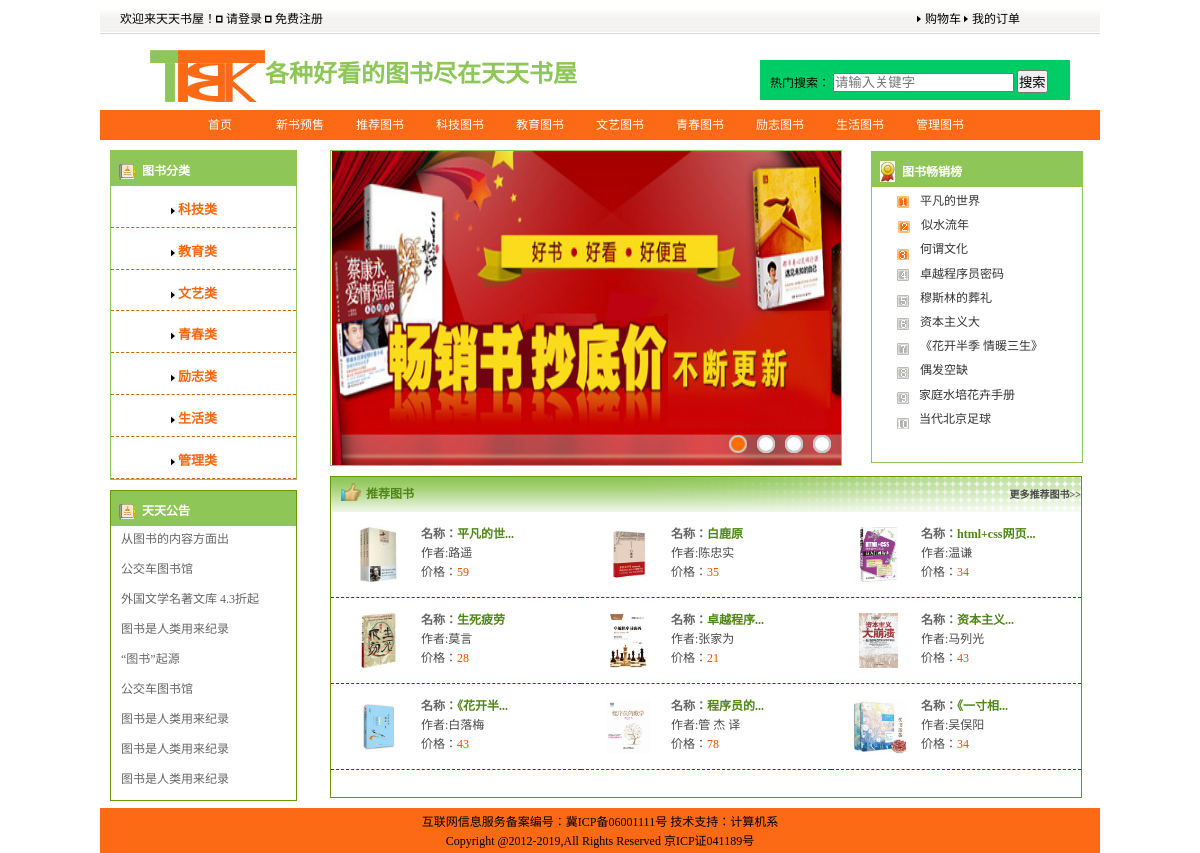
The page / on the database its author committed.
### tables this page shows
CREATE TABLE `tb_type` (
  `typeid` int(11) NOT NULL,
  `typename` varchar(30) DEFAULT NULL,
  `typedes` text
);

CREATE TABLE `tb_gonggao` (
  `id` int(4) NOT NULL COMMENT '公告id',
  `title` varchar(200) NOT NULL COMMENT '公告标题',
  `content` text NOT NULL COMMENT '公告内容',
  `ggdate` varchar(20) NOT NULL COMMENT '公告时间'
);

CREATE TABLE `tb_book` (
  `bookid` int(11) NOT NULL,
  `typeid` int(11) NOT NULL,
  `isbn` int(11) NOT NULL,
  `bookname` varchar(50) NOT NULL,
  `author` varchar(30) NOT NULL,
  `pubhouse` varchar(30) NOT NULL,
  `pubdate` varchar(12) NOT NULL,
  `bookprice` varchar(10) NOT NULL,
  `vipprice` varchar(10) NOT NULL,
  `photo` varchar(100) NOT NULL,
  `introduction` varchar(1000) NOT NULL,
  `recommend` int(5) NOT NULL,
  `newbook` int(5) NOT NULL
);

### include/substr.php (called while the page is built)
<?php
function chineseSubstr($str, $length)
{
    if($length<strlen($str))
    {
        for($i=0;$i<$length;$i++)
        {
            if(ord(substr($str,$i,1))>0xa0 )
            {
                $tempstr=$tempstr.substr($str,$i,3);
                $i+=2;
            }
            else
            {
                $tempstr=$tempstr.substr($str,$i,1);
            }
        }
        $tempstr.="...";
    }
    else
        {
            $tempstr=$str;
        }
    return $tempstr;
}

### index.php (the view, shortened to what this page needs)
<!DOCTYPE html PUBLIC "-//W3C//DTD XHTML 1.0 Transitional//EN" "http://www.w3.org/TR/xhtml1/DTD/xhtml1-transitional.dtd">
<html xmlns="http://www.w3.org/1999/xhtml">
<head>
    <link rel="stylesheet" type="text/css" href="css/index.css" />
    <?php
    include "include/conn.php";
    include "include/substr.php";
    $sqlRecommedBook="select * from tb_book where recommend=1 order by pubdate desc limit 0,9";
    $resRecommedBook=mysqli_query($conn,$sqlRecommedBook);
    $sqlType = "select * from tb_type";
    $resType = mysqli_query($conn,$sqlType);
    $sqlGonggao = "select * from tb_gonggao";
    $resGonggao = mysqli_query($conn,$sqlGonggao);
    $sqlNewBook = "select * from tb_book where newbook=1 order by pubdate desc limit 0,10";
    $resNewBook = mysqli_query($conn,$sqlNewBook);
    $numNewBook = 1;
    ?>
</head>
<body>
<?php
	include "header.php";
?>
<div id="nav" >
    <ul>
        <li><a href="index.php">首页</a></li>
        <li><a href="yuding.html">新书预售</a></li>
        <li><a href="yuding.html">推荐图书</a></li>
        <li><a href="yuding.html">科技图书</a></li>
        <li><a href="yuding.html">教育图书</a></li>
        <li><a href="yuding.html">文艺图书</a></li>
        <li><a href="yuding.html">青春图书</a></li>
        <li><a href="yuding.html">励志图书</a></li>
        <li><a href="yuding.html">生活图书</a></li>
        <li><a href="yuding.html">管理图书</a></li>
    </ul>
</div>
<div id="content">
    <div id="left">
        <div id="subnav">
            <h3><img src="images/left.gif" />图书分类</h3>
            <?php
            while($rowType=mysqli_fetch_array($resType)) {
                ?>
                <h4><img src="images/login2.gif"/><a href="typeshow.php?tid=<?php echo $rowType['typeid']?>"><?php echo $rowType["typename"]?></a></h4>
                <?php
            }?>
        </div>
        <div id="bottom">
            <h3><img src="images/left.gif" />天天公告</h3>
            <ul>
                <?php
                while($rowGonggao=mysqli_fetch_array($resGonggao)) {
                    ?>
                    <li><a href="gonggao.html"><?php echo $rowGonggao["title"]?></li>
                    <?php
                }
                ?>
            </ul>
        </div>
    </div>
    <div id="con">
        <div id="banner">
        </div>
        <div id="right">
            <h3><img src="images/right.gif" /><span>图书畅销榜</span></h3>
            <?php
            while($rowNewBook=mysqli_fetch_array($resNewBook)) {
                ?>
                <p> <a href="yuding.html"><img src="images/<?php echo $numNewBook?>.gif" /><?php echo $rowNewBook['bookname'];?></a></p>
                <?php
                $numNewBook++;
            }?>
        </div>
        <div id="confooter">
            <h3><span class="hl"><img id="conimg" src="images/right5.gif" />推荐图书</span><span class="hr">更多推荐图书>></span></h3>
            <ul>
                <?php
                while($rowRecommedBook=mysqli_fetch_array($resRecommedBook)){
                    ?>
                    <li><a href="tushuchangxiao.php"> <img src="admin/<?php echo $rowRecommedBook['photo']; ?>" onload="resizeImage(this)" /></a>
                        <h5><span>名称：</span><a href="#"><?php echo chinesesubstr($rowRecommedBook['bookname'],12); ?></a></h5>
                        <p>作者:<?php echo $rowRecommedBook['author'];?></p>
                        <p>价格：<span><?php echo $rowRecommedBook['bookprice'];?></span></p>
                    </li>
                    <?php
                }
                ?>
            </ul>
        </div>
    </div>
</div>
<div id="footer">
    <p>互联网信息服务备案编号：冀ICP备06001111号 技术支持：计算机系</p>
    <p>Copyright @2012-2019,All Rights Reserved  京ICP证041189号</p>
</div>
</body>
</html>

### css/index.css (style rules this page uses)
* { margin:0px; padding:0px; }
body { background-color:#ffffff; margin:0 auto; width:1000px; font:12px/1.6 "宋体"; }
a { color:#000; text-decoration:none; }
a img { border:0px; }
#nav { width:1000px; background-color:#fc6a15; height:30px; }
#nav ul { height:30px; margin-left:50px; padding-left:30px; list-style:none; }
#nav ul li { float:left; }
#nav li a { color:#FFF; width:80px; display:block; text-decoration:none; height:30px; line-height:30px; text-align:center; font-size:12px; }
#left { float:left; width:185px }
#subnav a { color:#f8670e; text-decoration:none; }
#content #subnav { width:185px; border:1px solid #8ec657; margin-top:10px; margin-left:10px; float:left; }
#content #subnav h3 img { vertical-align:bottom; margin-top:-2px; padding-right:7px; }
#content #subnav h3 { height:20px; font-size:12px; line-height:20px; padding:10px 5px 5px 8px; background-color:#8ec657; color:#FFF; }
#content #subnav h4 { color:#f8670e; padding:14px 3px 6px 60px; font-size:13px; border-bottom: dashed #C60 1px; }
#content #subnav h4 img { vertical-align:middle; margin-right:2px; }
#bottom { float:left; width:185px; margin:10px 0px 0px 10px; border: 1px solid #690; color:#4a4a4a; }
#bottom a { color:#666; text-decoration:none; }
#bottom h3 { height:20px; font-size:12px; line-height:20px; padding:10px 5px 5px 8px; background-color:#8ec657; color:#FFF; }
#bottom h3 img { vertical-align:bottom; margin-top:-2px; padding-right:7px; }
#bottom ul { float:left; margin-top:4px; list-style:none; }
#bottom ul li { color:#4f8716; font-family:"宋体"; font-size:12px; float:left; width:165px; height:30px; padding-left:10px; }
#content #con { margin-top:10px; width:770px; float:right; }
#content #banner { width: 510px ; height:314px; border:1px solid #8ec657; }
#content #right a { color:#333; text-decoration:none; }
#content #right a img { border:0px; }
#content #right { float:right; width:210px; height:310px; border:1px solid #8ec657; color:#4a4a4a; margin-top:-315px; margin-right:17px; }
#content #right h3 { height:20px; font-size:12px; line-height:20px; padding:10px 5px 5px 8px; background-color:#8ec657; color:#FFF; }
#content #right span { margin-bottom:10px; }
#content #right h3 img { vertical-align:bottom; margin-top:-2px; padding-right:7px; }
#content #right p { padding:5px 5px 0px 25px; }
#content #right p img { vertical-align:bottom; margin-right:10px; }
#content #confooter a { border:0px; color:#4f8716; text-decoration:none; }
#content #confooter { margin-bottom:10px; float:left; width:750px; height:320px; border: 1px solid #690; margin-top:10px; color:#4a4a4a; }
#content #confooter h5 { color:#4f8716; font-size:12px; padding-top:3px; }
#content #confooter h3 { float:left; width:750px; background:url(../images/conbg.gif) no-repeat; height:35px; line-height:35px; color:#F60; }
#content #confooter h3 span.hl { font-size:12px; text-align:left; float:left; color:#4f8716; }
#content #confooter h3 span.hr { color:#4a4a4a; font-size:10px; rightcolor:#F60; float:right; }
#content #confooter img { margin:5px 15px 5px 10px; border:0px; float:left; }
#content #confooter #conimg { margin:5px 5px 0px 10px; }
#content #confooter h5 span { font-size:12px; color:#666; }
#content #confooter p span { color:#ed4e00 }
#content #confooter ul { list-style:none; }
#content #confooter ul li { float:left; width:230px; padding:10px 10px 10px 10px; border-bottom:dashed 1px #060; }
#footer { clear:both; width:1000px; text-align:center; margin-top:20px; height:40px; padding-top:5px; background-color:#fc6a15; }

### rows shown on the page
tb_type: typename "科技类"
tb_type: typename "教育类"
tb_type: typename "文艺类"
tb_type: typename "青春类"
tb_type: typename "励志类"
tb_type: typename "生活类"
tb_type: typename "管理类"
tb_gonggao: title "从图书的内容方面出"
tb_gonggao: title "公交车图书馆"
tb_gonggao: title "外国文学名著文库 4.3折起"
tb_gonggao: title "图书是人类用来纪录"
tb_gonggao: title "“图书”起源"
tb_gonggao: title "公交车图书馆"
tb_gonggao: title "图书是人类用来纪录"
tb_gonggao: title "图书是人类用来纪录"
tb_gonggao: title "图书是人类用来纪录"
tb_book: shows a picture, bookname "平凡的世界", photo (picture), bookname "平凡的世...", author "路遥", bookprice "59"
tb_book: shows a picture, bookname "似水流年"
tb_book: shows a picture, bookname "何谓文化"
tb_book: shows a picture, bookname "卓越程序员密码", photo (picture), bookname "卓越程序...", author "张家为", bookprice "21"
tb_book: shows a picture, bookname "穆斯林的葬礼"
tb_book: shows a picture, bookname "资本主义大", photo (picture), bookname "资本主义...", author "马列光", bookprice "43"
tb_book: shows a picture, bookname "《花开半季 情暖三生》", photo (picture), bookname "《花开半...", author "白落梅", bookprice "43"
tb_book: shows a picture, bookname "偶发空缺"
tb_book: shows a picture, bookname "家庭水培花卉手册"
tb_book: shows a picture, bookname "当代北京足球"
tb_book: photo (picture), bookname "白鹿原", author "陈忠实", bookprice "35"
tb_book: photo (picture), bookname "html+css网页...", author "温谦", bookprice "34"
tb_book: photo (picture), bookname "生死疲劳", author "莫言", bookprice "28"
tb_book: photo (picture), bookname "程序员的...", author "管 杰 译", bookprice "78"
tb_book: photo (picture), bookname "《一寸相...", author "吴俣阳", bookprice "34"
